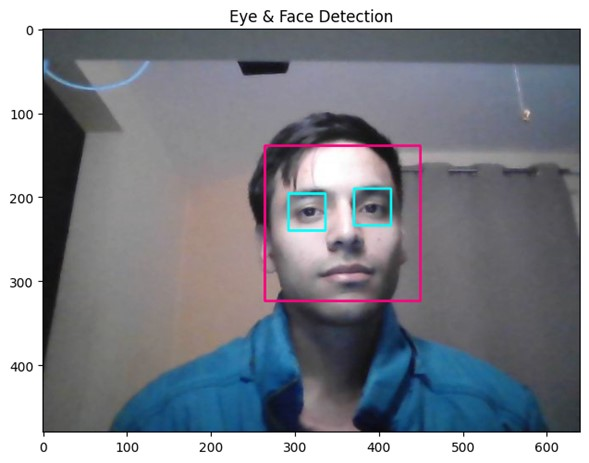
#> input picture assets/face_detection.jpg, 589 x 463 px, given in place of Trump.jpg, which was not available
$ jupyter execute Face_Eye_Detection_HaarCascade.ipynb   (shell and % lines are left out)   (text cells are left out)
#> lines starting #> are read from the running program, lines starting #| are printed output that depends on the picture; after the words box and inside, x2 and y2 are one past the last pixel; in counts of white or black regions, pixels touching at a corner belong together; pictures that were not available may be replaced by others from this repository, and a replacement may not be noted
[cell 1]
# Our Setup, Import Libaries, Create our Imshow Function and Download our Images
import cv2
import numpy as np
from matplotlib import pyplot as plt

# Define our imshow function
def imshow(title = "Image", image = None, size = 10):
    w, h = image.shape[0], image.shape[1]
    aspect_ratio = w/h
    plt.figure(figsize=(size * aspect_ratio,size))
    plt.imshow(cv2.cvtColor(image, cv2.COLOR_BGR2RGB))
    plt.title(title)
    plt.show()

# Download and unzip our images and Haarcascade Classifiers

[cell 2]
# We point OpenCV's CascadeClassifier function to where our classifier
# (XML file format) is stored.
face_classifier = cv2.CascadeClassifier('Haarcascades/haarcascade_frontalface_default.xml')

# Load our image then convert it to grayscale
image = cv2.imread('images/Trump.jpg')
#> image is the input picture: shape (463, 589, 3); mean B, G, R 143, 135.1, 131.9
gray = cv2.cvtColor(image, cv2.COLOR_BGR2GRAY)
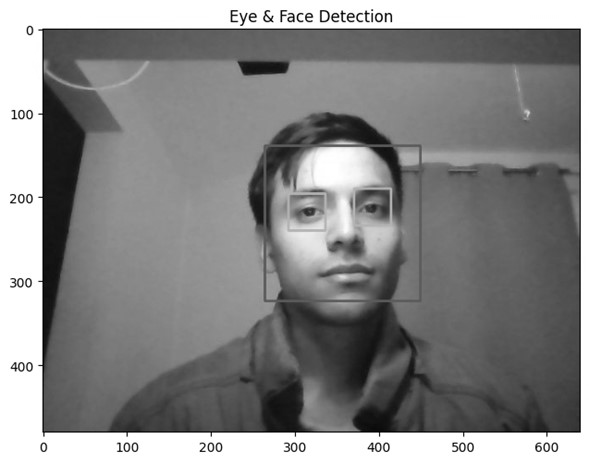
#> gray: shape (463, 589); min 0, max 255, mean 135

# Our classifier return the ROI of the detected face as a tuple
# It stores the top left coordinate and then bottom right coordinates
faces = face_classifier.detectMultiScale(gray, scaleFactor=1.3, minNeighbors=5)
#> faces = [[261, 145, 162, 162]]

# When no faces detected, face_classifier returns and empty tuple
if faces is ():
  print('No faces found')

# We iterate through our faces array and draw a rectangle
# over each face in faces
for (x,y,w,h) in faces:
  cv2.rectangle(image, (x,y), (x+w,y+h), (127,0,255), 2)
#> this loop made 1 pass
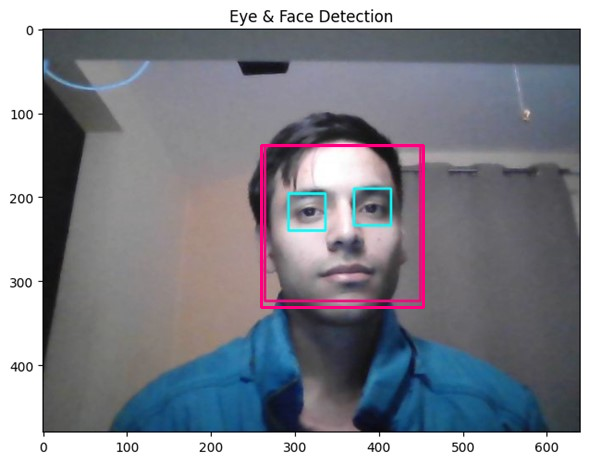
#> image: shape (463, 589, 3); 0.71% of pixels changed, all inside (x1, y1, x2, y2) = (260, 144, 425, 309)

imshow('Face Detection', image)

[cell 3]
import numpy as np
import cv2

face_classifier = cv2.CascadeClassifier('Haarcascades/haarcascade_frontalface_default.xml')
eye_classifier = cv2.CascadeClassifier('Haarcascades/haarcascade_eye.xml')

img = cv2.imread('images/Trump.jpg')
gray = cv2.cvtColor(img, cv2.COLOR_BGR2GRAY)

faces = face_classifier.detectMultiScale(gray, 1.3, 5)

# When no faces detected, face_classifier returns and empty tuple
if faces is ():
  print('No face Found')

for (x,y,w,h) in faces:
  cv2.rectangle(img, (x,y), (x+w,y+h), (127,0,255),2)
  roi_gray = gray[y:y+h, x:x+w]
  roi_color = img[y:y+h, x:x+w]
  eyes = eye_classifier.detectMultiScale(roi_gray, 1.2,3)
  for (ex,ey,ew,eh) in eyes:
    cv2.rectangle(roi_color,(ex,ey),(ex+ew,ey+eh), (255,255,0),2)
#> this loop made 1 pass
#> (x, y, w, h, eyes) on pass 1: (261, 145, 162, 162, [[92, 44, 37, 37], [29, 50, 34, 34]])
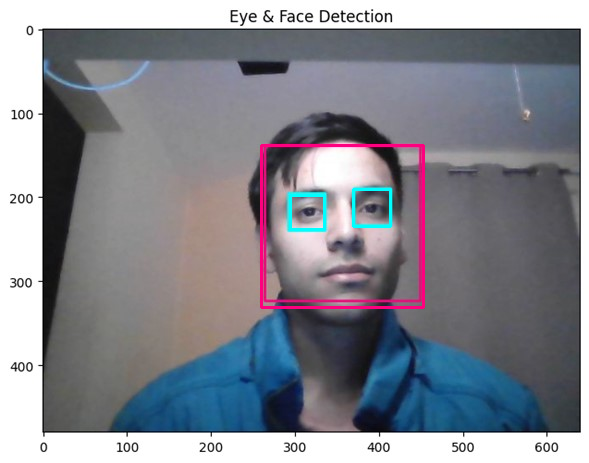
#> img: shape (463, 589, 3); 1.02% of pixels changed, all inside (x1, y1, x2, y2) = (260, 144, 425, 309)
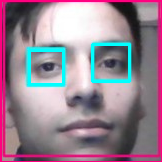
#> roi_color: shape (162, 162, 3); mean B, G, R 145.9, 131.6, 150

imshow('Eye & Face Detection', img)

[cell 4]
from IPython.display import display, Javascript
from google.colab.output import eval_js
from base64 import b64decode

def take_photo(filename='photo.jpg', quality=0.8):
  js = Javascript('''
    async function takePhoto(quality) {
      const div = document.createElement('div');
      const capture = document.createElement('button');
      capture.textContent = 'Capture';
      div.appendChild(capture);

      const video = document.createElement('video');
      video.style.display = 'block';
      const stream = await navigator.mediaDevices.getUserMedia({video: true});

      document.body.appendChild(div);
      div.appendChild(video);
      video.srcObject = stream;
      await video.play();

      // Resize the output to fit the video element.
      google.colab.output.setIframeHeight(document.documentElement.scrollHeight, true);

      // Wait for Capture to be clicked.
      await new Promise((resolve) => capture.onclick = resolve);

      const canvas = document.createElement('canvas');
      canvas.width = video.videoWidth;
      canvas.height = video.videoHeight;
      canvas.getContext('2d').drawImage(video, 0, 0);
      stream.getVideoTracks()[0].stop();
      div.remove();
      return canvas.toDataURL('image/jpeg', quality);
    }
    ''')
  display(js)
  data = eval_js('takePhoto({})'.format(quality))
  binary = b64decode(data.split(',')[1])
  with open(filename, 'wb') as f:
    f.write(binary)
  return filename

[cell 5]
from IPython.display import Image
try:
  filename = take_photo()
  print('Saved to {}'.format(filename))

  # Show the image which was just taken.
  display(Image(filename))
except Exception as err:
  # Errors will be thrown if the user does not have a webcam or if they do not
  # grant the page permission to access it.
  print(str(err))

[cell 6]
import numpy as np
import cv2

face_classifier = cv2.CascadeClassifier('Haarcascades/haarcascade_frontalface_default.xml')
eye_classifier = cv2.CascadeClassifier('Haarcascades/haarcascade_eye.xml')

img = cv2.imread('photo.jpg')
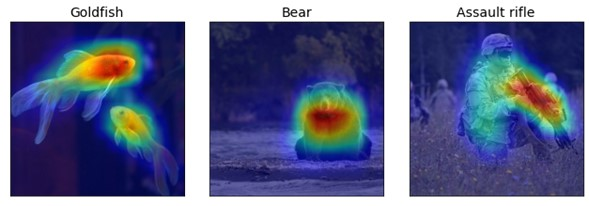
#> input picture assets/gradcam.jpg, 589 x 206 px, given in place of photo.jpg, which was not available
#> img is the input picture: shape (206, 589, 3); mean B, G, R 141.6, 105.6, 99
gray = cv2.cvtColor(img, cv2.COLOR_BGR2GRAY)
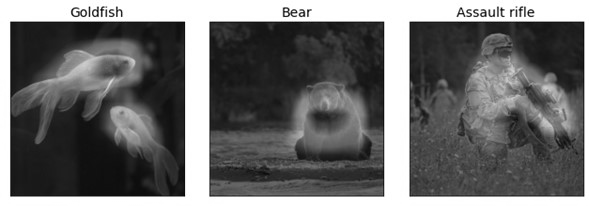
#> gray: shape (206, 589); min 3, max 255, mean 107.7

faces = face_classifier.detectMultiScale(gray, 1.3, 5)
#> faces = ()

# When no faces detected, face_classifier returns and empty tuple
if faces is ():
    print("No Face Found")

for (x,y,w,h) in faces:
    cv2.rectangle(img,(x,y),(x+w,y+h),(127,0,255),2)
    roi_gray = gray[y:y+h, x:x+w]
    roi_color = img[y:y+h, x:x+w]
    eyes = eye_classifier.detectMultiScale(roi_gray)
    for (ex,ey,ew,eh) in eyes:
        cv2.rectangle(roi_color,(ex,ey),(ex+ew,ey+eh),(255,255,0),2)
#> this loop made 0 passes

imshow('Eye & Face Detection',img)

[cell 7]
import cv2
import numpy as np

face_classifier = cv2.CascadeClassifier('Haarcascades/haarcascade_frontalface_default.xml')
eye_classifier = cv2.CascadeClassifier('Haarcascades/haarcascade_eye.xml')

def face_detector(img, size=0.5):
    # Convert image to grayscale
#> called with size = 0.5
    gray = cv2.cvtColor(img,cv2.COLOR_BGR2GRAY)
    faces = face_classifier.detectMultiScale(gray, 1.3, 5)
#> faces = [[261, 145, 162, 162]]
    if faces is ():
        return img

    for (x,y,w,h) in faces:
        x = x - 50
        w = w + 50
        y = y - 50
        h = h + 50
        cv2.rectangle(img,(x,y),(x+w,y+h),(255,0,0),2)
        roi_gray = gray[y:y+h, x:x+w]
        roi_color = img[y:y+h, x:x+w]
        eyes = eye_classifier.detectMultiScale(roi_gray)

        for (ex,ey,ew,eh) in eyes:
            cv2.rectangle(roi_color,(ex,ey),(ex+ew,ey+eh),(0,0,255),2)
#> this loop made 1 pass
#> (x, y, w, h, eyes) on pass 1: (211, 95, 212, 212, [[142, 93, 38, 38], [81, 101, 32, 32]])
#> pass 1, in face_detector, `roi_gray = gray[y:y+h, x:x+w]`:
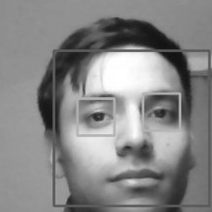
#> roi_gray: shape (212, 212); min 15, max 255, mean 134.4
#> after the loop:
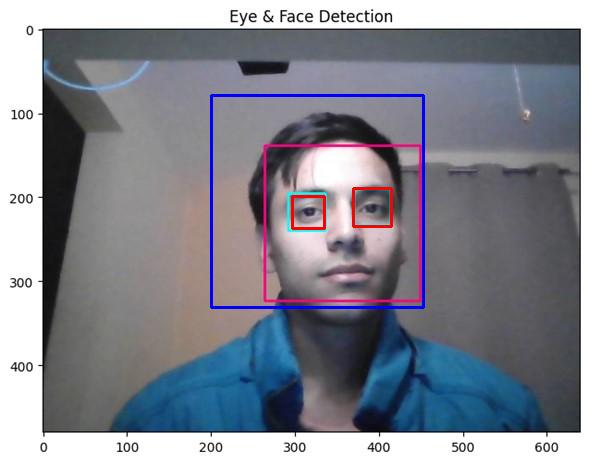
#> img: shape (463, 589, 3); 1.24% of pixels changed, all inside (x1, y1, x2, y2) = (210, 94, 425, 309)
#> after the loop:
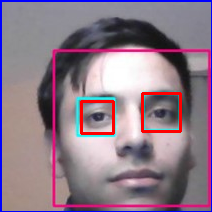
#> roi_color: shape (212, 212, 3); mean B, G, R 137.3, 122.2, 141.8

    roi_color = cv2.flip(roi_color,1)
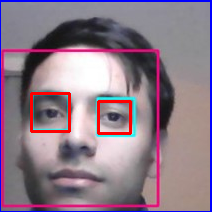
#> roi_color: shape (212, 212, 3); mean B, G, R 137.3, 122.2, 141.8
    return roi_color

cap = cv2.VideoCapture(0)

while True:

    ret, frame = cap.read()
    cv2.imshow('Our Face Extractor', face_detector(frame))
    if cv2.waitKey(1) == 13: #13 is the Enter Key
#> (key Esc is pressed here)
        break

cap.release()
cv2.destroyAllWindows()
